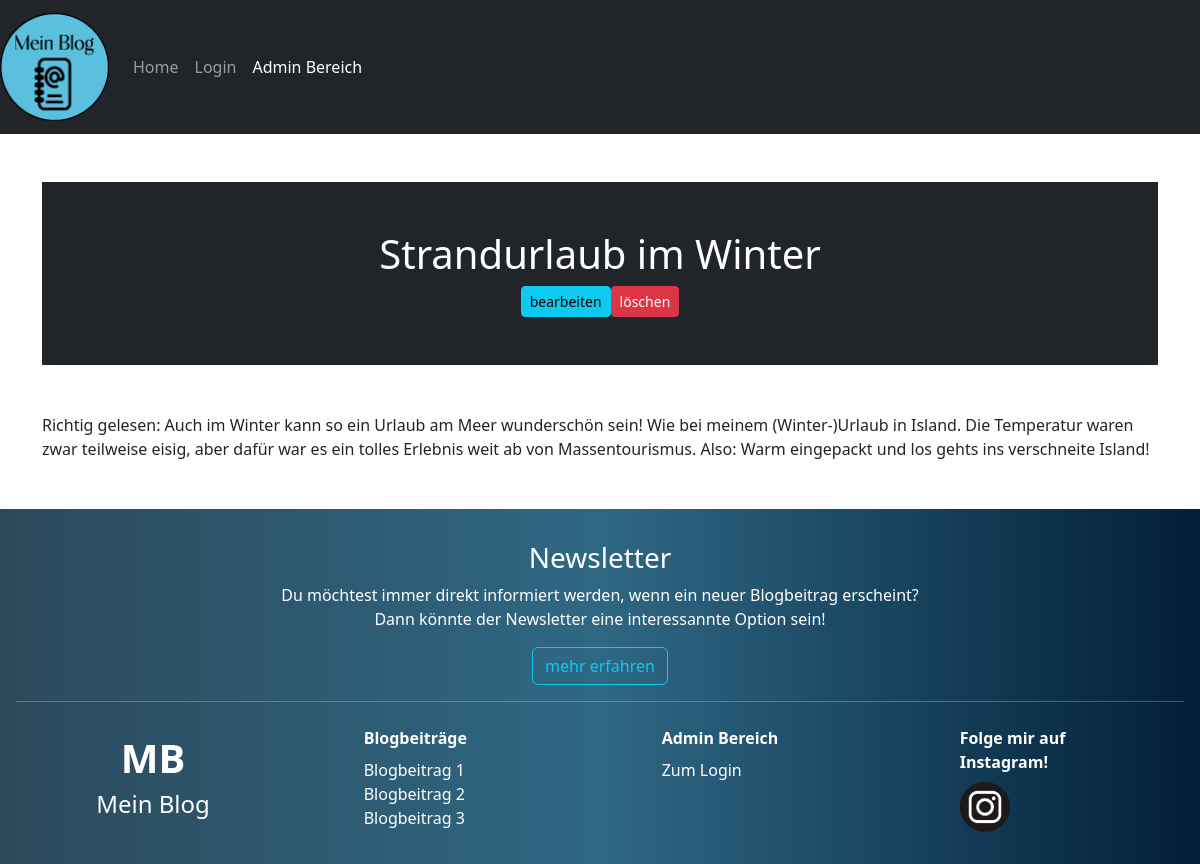
Screenshot of /view.php?id=2 with the database file from the repository.
### tables this page shows
CREATE TABLE `data` (
  `id` int(11) NOT NULL,
  `title` varchar(40) NOT NULL,
  `textcontent` varchar(500) NOT NULL
);

### logic.php (called while the page is built, shortened)
<?php
    $conn = new mysqli("db", "root", "rootpassword", "testDB");
    if(isset($_REQUEST['id'])) {
        $id = $_REQUEST['id'];
        $sql = "SELECT * FROM data WHERE id = $id";
        $query = mysqli_query($conn, $sql);
    }
?>

### view.php (the view, shortened to what this page needs)
<?php
  include "logic.php";
?>
<!doctype html>
<html lang="en">
  <head>
    <link href="https://cdn.jsdelivr.net/npm/bootstrap@5.2.3/dist/css/bootstrap.min.css" rel="stylesheet">
  </head>
  <body>
    <nav class="navbar navbar-expand-md navbar-dark bg-dark mb-5">
      <a href="#" class="navbar-brand mb-0 h1">
        <img class="d-inline-block align-top ml-3" src="Logo_sm.png" height="108" width="109" alt="Logo"/>
      </a>
      <div class="collapse navbar-collapse" id="navbarNav">
        <ul class="navbar-nav">
          <li class="nav-item active">
            <a href="index.php" class="nav-link">Home</a>
          </li>
          <li class="nav-item active">
            <a href="login_fe.php" class="nav-link">Login</a>
          </li>
          <li class="nav-item active">
            <a href="admin.php" class="nav-link active">Admin Bereich</a>
          </li>
        </ul>
      </div>
    </nav>
    <div class="container mt-5">
        <?php foreach($query as $q) {?>
            <div class="bg-dark p-5 rounded-lg text-white text-center">
                <h1><?php echo $q['title'];?></h1>
                <div class="d-flex mt-2 justify-content-center align-items-center">
                    <a href="edit_entry.php?id=<?php echo $q['id'];?>" class="btn btn-info btn-sm">bearbeiten</a>
                    <form method="POST">
                        <button class="btn btn-danger btn-sm ml-2" name="delete">löschen</button>
                    </form>
                </div>
            </div>
            <p class="mt-5 border-left border-dark pl-3"><?php echo $q['textcontent'];?></p>
        <?php }?>
    </div>
    </body>
</html>

### rows the page displays
data: title "Strandurlaub im Winter", textcontent "Richtig gelesen: Auch im Winter kann so ein Urlaub am Meer wunderschön sein! Wie bei meinem (Winter-)Urlaub in Island. Die Temperatur waren zwar teilweise eisig, aber dafür war es ein tolles Erlebnis weit ab von Massentourismus. Also: Warm eingepackt und los gehts ins verschneite Island!"
